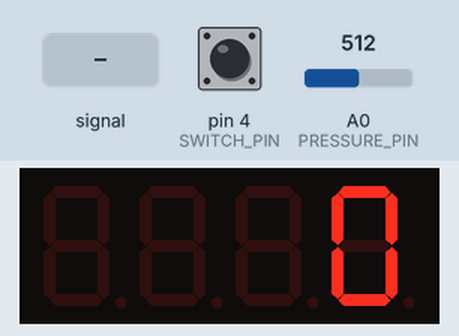
Simulated run of this sketch. Board: SparkFun Pro Micro, built with avr-gcc and run on an emulated ATmega32U4. Shown: 4-digit seven-segment display. Inputs (shaded band) come from the test bench; at power-on: A0 (PRESSURE_PIN) = 512, pin 4 (SWITCH_PIN) HIGH.

Above: at 1.4 s.
1.5 s: A0 (PRESSURE_PIN) fed a 200 Hz sine of ±81 counts around its level
At 1.61 s:
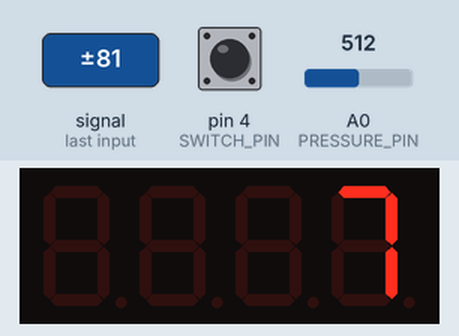
3.0 s: A0 (PRESSURE_PIN) set to 716
At 4.2 s:
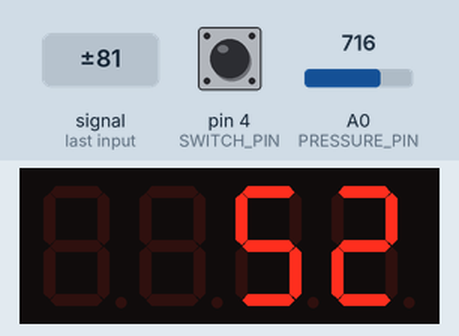
4.5 s: pin 4 (SWITCH_PIN) pulled LOW for 0.15 s
At 4.58 s:
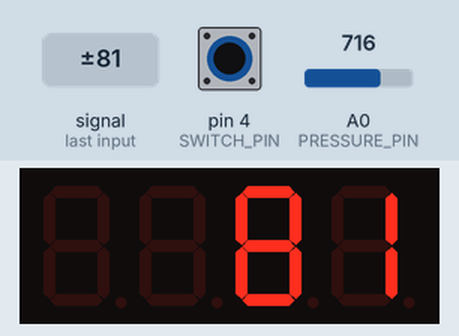
6.1 s: A0 (PRESSURE_PIN) set to 900
At 7.3 s:
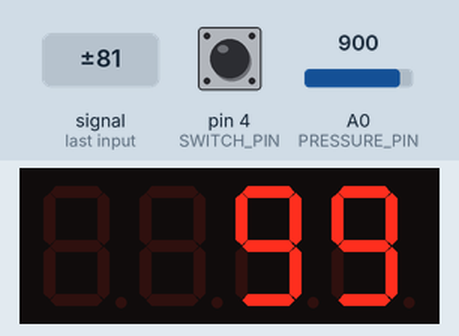
7.6 s: pin 4 (SWITCH_PIN) pulled LOW for 1 s
At 8.4 s:
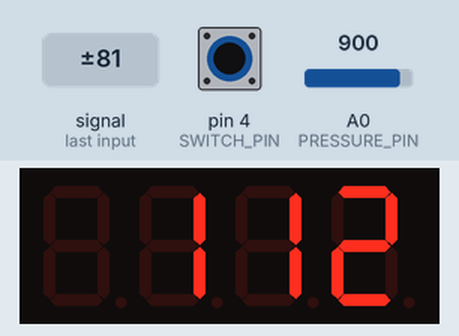
10.1 s: A0 (PRESSURE_PIN) set to 1023
At 11.0 s:
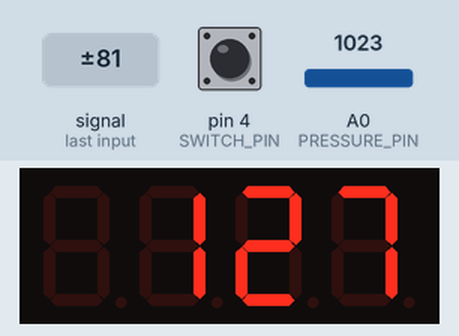
Timing chart, 0 to 12.6 s (numbered marks = the images above; inputs shaded):
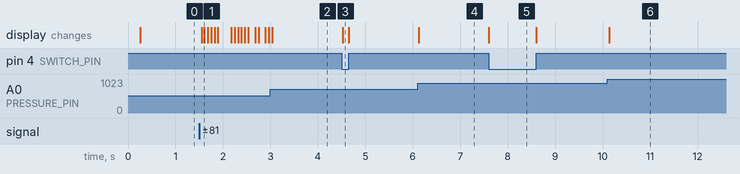

The sketch:

LnWSBreathController.ino
```cpp
/*
  呼吸控制器 - Pro Micro
  功能：
    - 读取 MPX5010DP 压力传感器 (A0)
    - 自动零点校准 (开机无气流)
    - 两种力度曲线 (线性 / 自定义)，由拨动开关 (引脚4) 切换
    - TM1637 四位数码管显示当前 CC 值 (引脚2,3)
    - 通过 USB-MIDI 发送 CC#2 (呼吸控制)
    - 主循环全程非阻塞；开关消抖由硬件 RC (100nF) 完成，软件只做边沿检测
*/

#include <MIDIUSB.h>
#include <TM1637Display.h>

// ==================== 引脚定义 ====================
#define PRESSURE_PIN    A0       // 压力传感器模拟输入
#define SWITCH_PIN      4        // 曲线切换开关 (INPUT_PULLUP)
#define CLK_PIN         2        // TM1637 时钟
#define DIO_PIN         3        // TM1637 数据

// ==================== 传感器参数 ====================
const float FULL_PRESSURE_KPA = 10.0;   // 传感器标称量程 10 kPa

// ★ 满量程标定值 —— 这项必须用实际的传感器实测，不要沿用上一块件的数据 ★
//
// 含义：净 ADC 计数 (已减零点) 达到多少时，认为压力到了 10 kPa / CC 到 127。
// 测法：烧录 testSensorMPX5010DP.ino，开串口监视器 (115200)
//   1. 传感器不通气          -> 记下 Raw，即零点 zero
//   2. 用平时最大的力度吹    -> 记下 Raw，即峰值 peak
//   3. FULL_RAW = peak - zero
//
// 参考：按数据手册 Vout = Vs*(0.09*P + 0.04)，5V 供电下 0→10 kPa
//       对应净读数约 921。若实测明显偏小，说明你最大吹气压力不到
//       10 kPa —— 那就直接用实测值，等于把「你吹得动的最大值」当作
//       满量程，这样 0~127 的整个范围都用得上，分辨率最好。
//
// 注意：getNetPressureKpa() 返回的 kPa 只有在 FULL_RAW 标定正确时
//       才有物理意义，否则它只是个线性刻度。
const int FULL_RAW = 500;               // TODO: 待新传感器实测后替换

// ==================== MIDI 设置 ====================
const byte MIDI_CHANNEL = 0;     // MIDI 通道 1 (0-based)
const byte CC_NUMBER = 2;       // 呼吸控制 CC
const unsigned long SEND_INTERVAL = 15;   // 发送最小间隔 (ms)

// ==================== 滤波与死区 ====================
const int AVG_SAMPLES = 8;      // 压力采样平均次数
const float DEAD_ZONE_KPA = 0.02;  // 死区压力 (kPa)，低于此值 CC=0
const int CALIB_SAMPLES = 100;     // 零点校准采样次数

// ==================== 显示 ====================
const unsigned long DISP_REFRESH = 50;   // 数码管刷新间隔 (ms)

// ==================== 曲线模式 ====================
enum CurveMode {
  LINEAR,
  CUSTOM
};

// ==================== 全局变量 ====================
TM1637Display display(CLK_PIN, DIO_PIN);   // 数码管对象

float zeroPressureRaw = 0;      // 零点 ADC 平均值 (原始读数)
CurveMode currentMode = LINEAR; // 当前曲线模式
byte lastCCValue = 255;        // 上次发送的 CC 值 (初始化为无效值)
unsigned long lastSendTime = 0;
unsigned long lastDisplayTime = 0;
bool lastSwitchState = HIGH;   // 上一次开关状态 (未按下为HIGH)

// ==================== 函数声明 ====================
void calibrateZero();
float readPressureRaw();
float getNetPressureKpa();
byte pressureToCC(float kPa, CurveMode mode);
void sendMidiCC(byte value);
void updateDisplay(byte value);
void checkSwitch();

// ==================== 初始化 ====================
void setup() {
  // 调试串口 (可选，如需查看压力值可取消注释)
  Serial.begin(115200);

  // 初始化引脚
  pinMode(SWITCH_PIN, INPUT_PULLUP);
  pinMode(PRESSURE_PIN, INPUT);

  // 初始化 TM1637
  display.setBrightness(7);  // 最大亮度
  display.clear();

  // 开机零点校准 (请确保此时传感器无气流)
  calibrateZero();

  // 读取当前开关状态，设置初始曲线模式
  lastSwitchState = digitalRead(SWITCH_PIN);
  currentMode = (lastSwitchState == HIGH) ? LINEAR : CUSTOM;
  // 启动时强制发送一次 CC=0
  sendMidiCC(0);
  lastCCValue = 0;
  updateDisplay(0);

  // Serial.println("Ready");
}

void loop() {
  // 1. 检查拨动开关是否变化 (边缘检测)
  checkSwitch();

  // 2. 获取当前净压力
  float netKpa = getNetPressureKpa();
  // 死区处理
  if (netKpa < DEAD_ZONE_KPA) netKpa = 0.0;

  // 3. 计算 CC 值
  byte cc = pressureToCC(netKpa, currentMode);

  // 4. 条件发送 MIDI
  if (cc != lastCCValue && (millis() - lastSendTime >= SEND_INTERVAL)) {
    sendMidiCC(cc);
    lastCCValue = cc;
    lastSendTime = millis();
  }

  // 5. 更新数码管 (非阻塞)
  if (millis() - lastDisplayTime >= DISP_REFRESH) {
    updateDisplay(cc);
    lastDisplayTime = millis();
  }

  // 6. 处理 USB-MIDI 主机接收 (必须周期性调用，避免数据堆积)
  MidiUSB.flush();
}

// ==================== 零点校准 ====================
void calibrateZero() {
  unsigned long sum = 0;
  for (int i = 0; i < CALIB_SAMPLES; i++) {
    sum += analogRead(PRESSURE_PIN);
    delay(2); // 短暂暂停，允许 ADC 稳定
  }
  zeroPressureRaw = (float)sum / CALIB_SAMPLES;
  // 调试输出零点 (保留注释方便测试)
  // Serial.print("Zero raw: "); Serial.println(zeroPressureRaw);
}

// ==================== 压力读取 ====================
float readPressureRaw() {
  // 多次采样平均滤波
  unsigned long sum = 0;
  for (int i = 0; i < AVG_SAMPLES; i++) {
    sum += analogRead(PRESSURE_PIN);
    delayMicroseconds(50);
  }
  return (float)sum / AVG_SAMPLES;
}

// 计算净压力 (kPa)
float getNetPressureKpa() {
  float raw = readPressureRaw();
  float netRaw = raw - zeroPressureRaw;
  // 限制在 0 ~ FULL_RAW 之间，防止负值或超出
  if (netRaw < 0) netRaw = 0;
  if (netRaw > FULL_RAW) netRaw = FULL_RAW;
  // 线性映射到 kPa：0 -> 0, FULL_RAW -> FULL_PRESSURE_KPA
  float kpa = (netRaw / FULL_RAW) * FULL_PRESSURE_KPA;
  return kpa;
}

// ==================== 曲线映射 ====================
byte pressureToCC(float kPa, CurveMode mode) {
  if (kPa <= 0.0) return 0;
  // 归一化压力 (0..1)
  float norm = kPa / FULL_PRESSURE_KPA;
  if (norm > 1.0) norm = 1.0;

  byte cc;
  switch (mode) {
    case LINEAR:
      // 线性映射: 0..127
      cc = (byte)(norm * 127.0 + 0.5);
      break;
    case CUSTOM:
      // 自定义曲线: 平方根 (初段灵敏，后段平缓)
      // 也防止陡增造成难以精细控制
      cc = (byte)(sqrt(norm) * 127.0 + 0.5);
      break;
  }
  return cc;
}

// ==================== MIDI 发送 ====================
void sendMidiCC(byte value) {
  // 构造 Control Change 消息
  midiEventPacket_t event = {
    (byte)0x0B,           // Cable 0 + 3 bytes of message
    (byte)(0xB0 | MIDI_CHANNEL), // Control Change on channel
    CC_NUMBER,            // CC 编号
    value                 // CC 值
  };
  MidiUSB.sendMIDI(event);
  // 立即 flush 以确保发出
  MidiUSB.flush();
  // 调试输出 (可选)
  // Serial.print("CC: "); Serial.println(value);
}

// ==================== 数码管更新 ====================
void updateDisplay(byte value) {
  // 显示 4 位数，右对齐，不填充前导零
  // length 必须给 4：库内部是 setSegments(digits, length, pos)，
  // 只写 length 个位置。给 3 的话第 4 位永远不被写，屏幕上会空一格。
  display.showNumberDec(value, false, 4, 0);
}

// ==================== 开关检测 ====================
// 硬件侧已经在开关两端并了 100nF 到 GND (PCB 上的 C1)，配合引脚内部
// 上拉形成了 RC 消抖，所以这里只做边沿检测，不加任何延时或重复确认
// —— 之前那句 delay(30) 是多余的，而且会阻塞主循环。
void checkSwitch() {
  bool currentState = digitalRead(SWITCH_PIN);
  if (currentState == lastSwitchState) return;

  lastSwitchState = currentState;
  // 更新曲线模式：高电平(未按下) -> 线性；低电平(按下) -> 自定义
  currentMode = (currentState == HIGH) ? LINEAR : CUSTOM;

  // 切换模式时，强制发送当前压力对应的新 CC 值，避免宿主残留旧值
  float netKpa = getNetPressureKpa();
  if (netKpa < DEAD_ZONE_KPA) netKpa = 0.0;
  byte cc = pressureToCC(netKpa, currentMode);
  sendMidiCC(cc);
  lastCCValue = cc;
  updateDisplay(cc);
  // 重置发送计时器，防止后续正常发送被间隔限制
  lastSendTime = millis();
}
```

Measured:
- after the input at 1.5 s, the display: first changes after 0.06 s (image 1 shows a later state)
- after the input at 4.5 s, the display: changes at once (image 3)
- after the input at 6.1 s, the display: changes at once (image 4)
- after the input at 7.6 s, the display: changes at once (image 5)
- after the input at 10.1 s, the display: changes at once (image 6)
